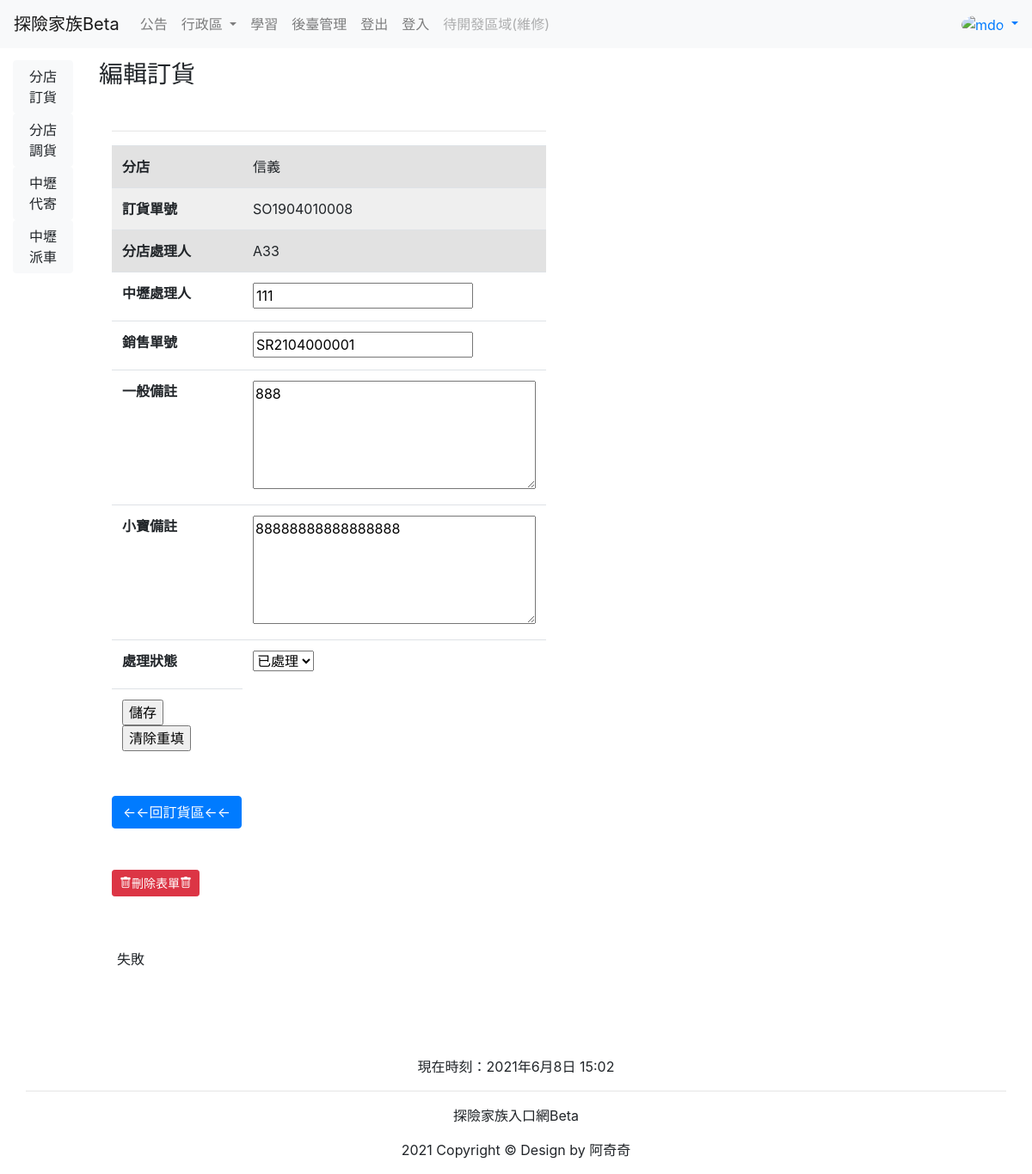
The page /order_goods/edit/SO1904010008/ on the database its author committed.
### myweb/models.py (models this page shows)
class OrderGoods(models.Model):
    done_choices = (
        ('已處理', '已處理'),
        ('未處理', '未處理'),
    )
    shop_a_name_from = models.ForeignKey('ShopNameA', on_delete=models.CASCADE)
    order_sheet_number = models.CharField(max_length=12, unique=True)
    shop_a_time = models.DateTimeField(default=timezone.now)
    shop_a_staff = models.CharField(max_length=12)
    sell_sheet_number = models.CharField(null=True, blank=True, max_length=12)
    service_time = models.DateTimeField(null=True, blank=True,)
    service_staff = models.CharField(null=True, blank=True, max_length=12)
    remark = models.TextField(null=True, blank=True)
    remark_bao = models.TextField(null=True, blank=True)
    done = models.CharField(max_length=3, choices=done_choices, default='未處理')
    remark_done = models.CharField(max_length=3, choices=done_choices, default='未處理')
    remark_bao_done = models.CharField(max_length=3, choices=done_choices, default='未處理')

class ShopNameA(models.Model):
    shop_name_a = models.CharField(max_length=10, null=False)
    order = models.IntegerField(default='99')
    def __str__(self):
        return self.shop_name_a

### myweb/views.py (the view)
# urls.py: path('order_goods/edit/<str:ordersheet>/', views.order_goods_edit, name='order-goods-edit-url'),
def order_goods_edit(request, ordersheet):
    now = datetime.now()
    if request.method == 'POST':
        order_goods = OrderGoods.objects.filter(order_sheet_number=ordersheet)
        try:
            for i in range(len(order_goods)):
                order_goods[i].service_staff = request.POST['service_staff']
                order_goods[i].sell_sheet_number = request.POST['sell_sheet_number']
                order_goods[i].remark = request.POST['remark']
                order_goods[i].remark_bao = request.POST['remark_bao']
                order_goods[i].done = request.POST['done']
                if order_goods[i].done == '已處理':
                    order_goods[i].service_time = datetime.now()
                else:
                    pass
                order_goods[i].save()
            messages.add_message(request, messages.INFO, "try成功")
        except:
            messages.add_message(request, messages.INFO, "try失敗")
        messages.add_message(request, messages.INFO, "成功")
        return HttpResponseRedirect('/order_goods/')
    else:
        order_goods = OrderGoods.objects.filter(order_sheet_number=ordersheet)
        messages.add_message(request, messages.INFO, "失敗")
    return render(request, 'order_goods_edit.html', locals())

### templates/order_goods_edit.html (shortened to what this page needs)
{% extends 'transfer_base.html' %}
{% block content %}
    <h3>編輯訂貨  </h3>
    <br>
    <div class="container-fluid">
        <div class="row">
            <div class="col-lg-6">
{% for p in order_goods %}
    <table class="table table-hover">
        <tr style="background-color: #e2e2e2">
            <th>分店</th>
            <td>{{ p.shop_a_name_from }}</td>
        </tr>
        <tr style="background-color: #efefef">
            <th>訂貨單號</th>
            <td>{{ p.order_sheet_number }}</td>
        </tr>
        <tr style="background-color: #e2e2e2">
            <th>分店處理人</th>
            <td>{{ p.shop_a_staff }}</td>
        </tr>
    <hr>
    <form name="order_goods_edit_form" action="." method="post">
            <tr>
                <th><label for="service_staff">中壢處理人</label></th>
                <td><input id="service_staff" type="text" name="service_staff" value="{{ p.service_staff|default_if_none:"" }}"></td>
            </tr>
            <tr>
                <th><label for="sell_sheet_number">銷售單號</label></th>
                <td><input id="sell_sheet_number" type="text" name="sell_sheet_number" value="{{ p.sell_sheet_number|default_if_none:"" }}"></td>
            </tr>
            <tr>
                <th><label for="remark">一般備註</label></th>
                <td><textarea id="remark" name="remark" rows="5" cols="30">{{ p.remark }}</textarea></td>
            </tr>
            <tr>
                <th><label for="remark_bao">小寶備註</label></th>
                <td><textarea id="remark_bao" name="remark_bao" rows="5" cols="30">{{ p.remark_bao }}</textarea></td>
            </tr>
            <tr>
                <th><label for="done">處理狀態</label></th>
                <td>
                    <select id="done"  name="done" >
                        <option value="已處理" {% if p.done == '已處理' %} selected="selected" {% endif %}>已處理</option>
                    </select>
                </td>
            </tr>
            <tr>
                <th>
                    <input type="submit" value="儲存">
                    <input type="reset" value="清除重填">
                </th>
            </tr>
    </form>
    </table>
    <br>
    <button type="button" class="btn btn-primary" onclick="location.href='{% url 'order-goods-url' %}'" >
        <a>←←回訂貨區←←</a>
    </button>
    <br>
    <br>
    <br>
    <button type="button" class="btn btn-danger btn-sm" data-toggle="modal" data-target="#delete" >
        <a  style="color: white"><span class="bi bi-trash"></span>刪除表單<span class="bi bi-trash"></span></a>
    </button>
{% endfor %}
            </div>
        </div>
    </div>
    <br>
    <br>
    {% for message in messages %}
        <div class='alert alert-{{ message.tag }}'>{{ message }}</div>
    {% endfor %}
    <br>
    <br>
    <br>
{% endblock %}

### rows shown on the page
OrderGoods: shop_a_name_from "信義", order_sheet_number "SO1904010008", shop_a_staff "A33", service_staff "111", sell_sheet_number "SR2104000001", remark "888", remark_bao "88888888888888888", done "已處理"

### other values the page prints
{{ message }} "失敗"
